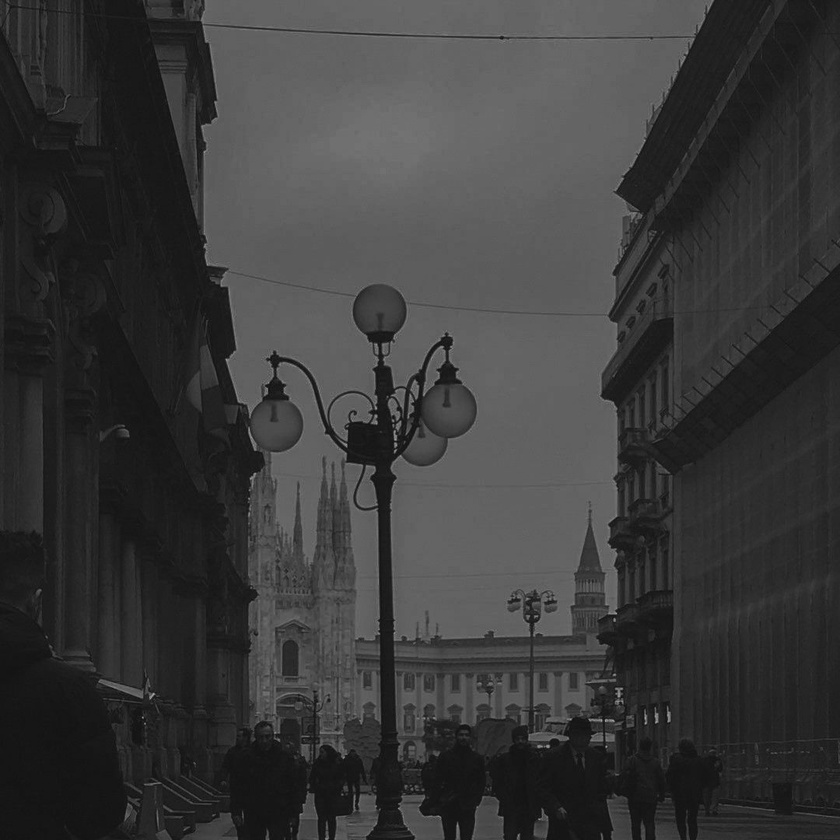
#> input picture imagenprueba.jpeg, 840 x 840 px, shrunk from 1080 x 1080 before the run, found by its file name
$ python prac.py
#> lines starting #> are read from the running program, lines starting #| are printed output that depends on the picture
### func.py
#Cargar imagen, guardar y visualizar
#Formalizar y normalizar a [0,1]

import cv2 as cv
import sys

def cargarImg(pathImg):
    src = cv.imread(pathImg, cv.IMREAD_GRAYSCALE)
#> src is the input picture: shape (840, 840); min 11, max 167, mean 58.2
    if src is None:
        sys.exit("No se pudo leer la imagen.\n")
    img = src/256   #Convertir el rango [0..255] a [0..1]

    return img

def guardarImg(img):
    cv.imwrite("imgPrueba.png", img)
    return

# [5 lines left out: function mostrarImg, not called in this run]


### prac.py
import func as f
import numpy as np
import cv2 as cv
import matplotlib.pyplot as plt
import sys


pathImg = "/home/santilopez/Documentos/uni/Q7/VA2/imagenprueba.jpeg"


###################
#### FUNCIONES ####
#### AUXILIARES ###
###################


###################
#### FUNCIONES ####
###################


def adjustIntensity(inImage, inRange, outRange):

    if inRange is None:
        inRange = [np.amin(inImage), np.amax(inImage)]
#> inRange = [0.043, 0.652]

    if outRange is None:
        outRange = [0, 1]

    fig, ((ax1, ax2), (ax3, ax4)) = plt.subplots(2, 2, figsize=(10, 10))

    ax1.imshow(inImage, cmap='gray')
    ax3.hist(inImage.ravel(), bins=256, range=(0,1))


    outImage = outRange[0] + ((outRange[1] - outRange[0]) * (inImage - inRange[0])) / (inRange[1] - inRange[0])
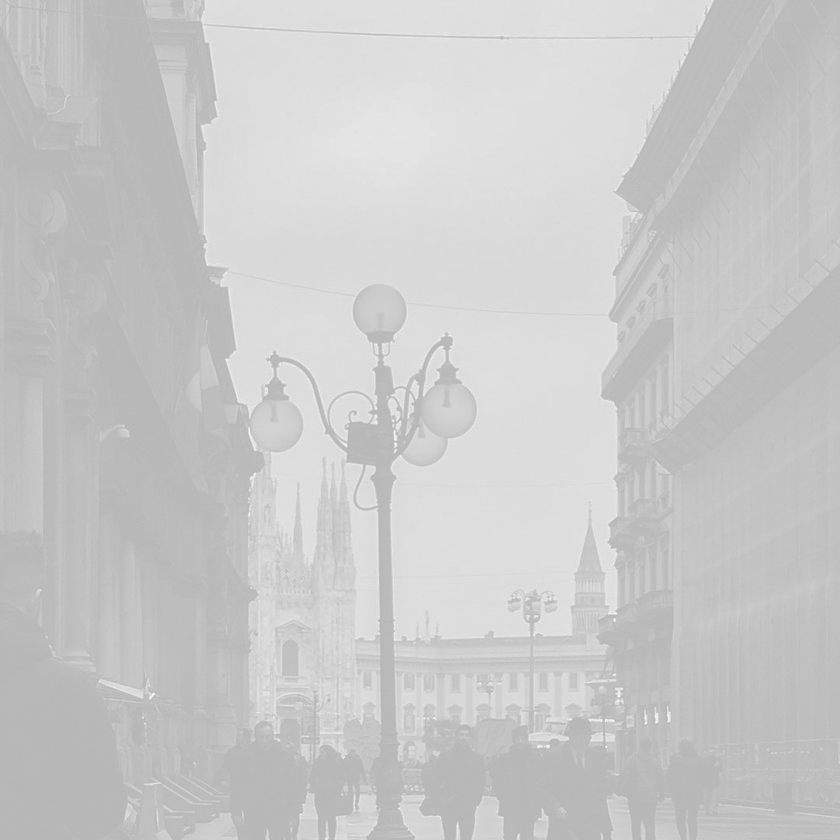
#> outImage: shape (840, 840) float64; min 0.7, max 1, mean 0.791
    #outImage = np.clip(outImage, outRange[0], outRange[1])


    ax2.imshow(outImage, cmap='gray')
    ax4.hist(outImage.ravel(), bins=256, range=(0,1))
    plt.show()
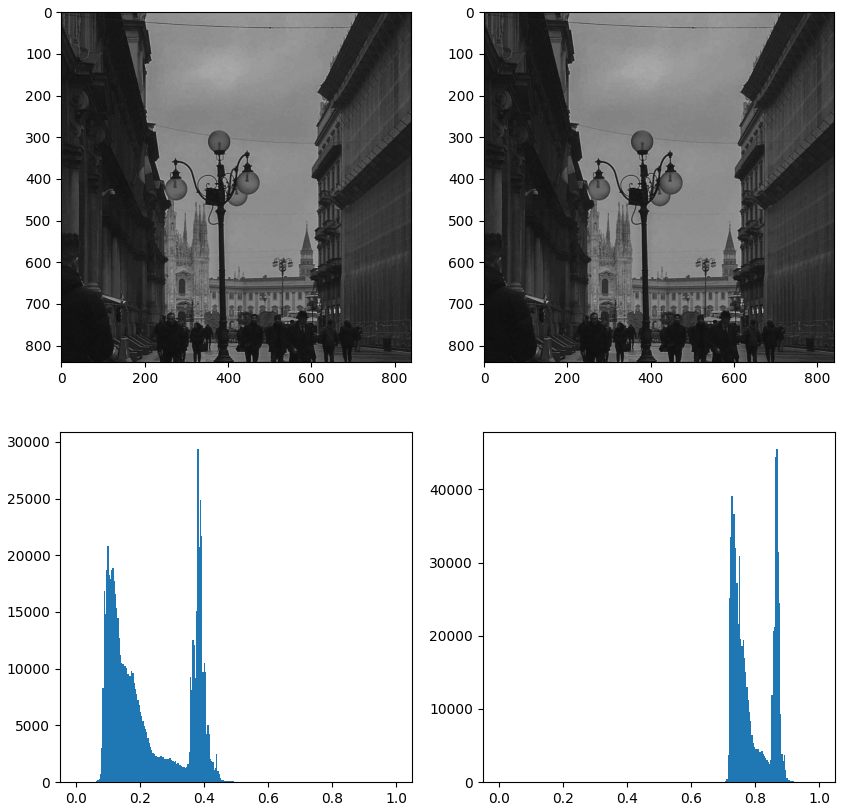
#> figure drawn by matplotlib, 4 panels; panel 3: tallest bar 29408 high, from x = 0.379 to 0.383; panel 4: tallest bar 45560 high, from x = 0.867 to 0.871

    return outImage


def equalizeIntensity(inImage, nBins = 256):
    src = np.zeros(nBins)
    histAcum = np.zeros(nBins)
    histNorm = np.zeros(nBins)

    img = np.round(inImage * (nBins - 1))

    #for i in img.ravel():


    return #outImage


##############
#### MAIN ####
##############


src = f.cargarImg(pathImg)
#f.mostrarImg(src)

inRange = None
outRange = [0.7, 1]

img = adjustIntensity(src, inRange, outRange)
